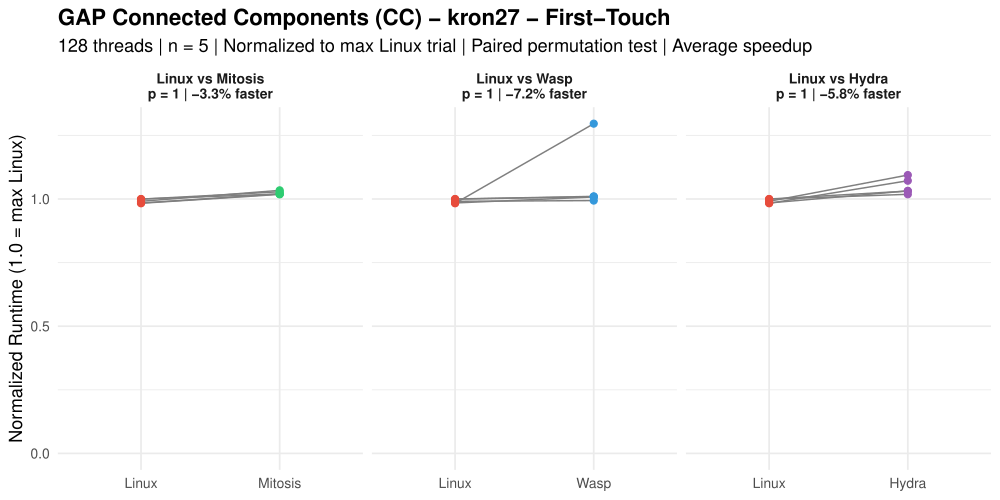

Source code (R):



###############################################################################
###                              cc.R                                       ###
###############################################################################

library(ggplot2)

# =============================================================================
# RAW DATA: Trial Times (seconds) – Connected Components (bench_cc_mt)
# 128 threads, n=5, repl_order_9 for Hydra
# Source: rawdata.txt
# =============================================================================

data <- list(
  # --- LINUX First-Touch ---
  linux_ft_kron27  = c(0.33432, 0.33719, 0.33736, 0.33210, 0.33170),
  linux_ft_kron28  = c(0.60428, 0.61037, 0.60743, 0.60363, 0.61118),
  linux_ft_kron29  = c(1.21015, 1.20480, 1.19634, 1.16316, 1.18709),
  linux_ft_kron30  = c(2.09808, 2.21373, 2.17341, 2.28224, 2.20104),
  linux_ft_uni27   = c(1.18827, 1.16887, 1.15323, 1.15058, 1.17195),
  linux_ft_uni28   = c(2.45903, 2.49955, 2.56540, 2.55408, 2.52200),
  linux_ft_uni29   = c(5.47980, 5.45273, 5.55925, 5.50595, 5.45401),
  linux_ft_uni30   = c(12.10859, 12.12118, 12.08304, 12.19501, 12.17252),
  linux_ft_twitter = c(0.18231, 0.17170, 0.17307, 0.17776, 0.17210),
  linux_ft_web     = c(0.12921, 0.11152, 0.14532, 0.11367, 0.13373),
  linux_ft_road    = c(0.03938, 0.04308, 0.04179, 0.04394, 0.04215),
  
  # --- LINUX Interleaved ---
  linux_il_kron27  = c(0.25568, 0.26908, 0.25490, 0.25550, 0.25602),
  linux_il_kron28  = c(0.46972, 0.47812, 0.47114, 0.47250, 0.49086),
  linux_il_kron29  = c(0.92636, 0.91469, 0.93650, 0.92920, 0.90505),
  linux_il_kron30  = c(1.87866, 1.88115, 1.90174, 1.90381, 1.91024),
  linux_il_uni27   = c(0.76189, 0.73479, 0.74908, 0.74255, 0.73844),
  linux_il_uni28   = c(1.74240, 1.75118, 1.75498, 1.74074, 1.75582),
  linux_il_uni29   = c(4.10651, 4.04614, 4.06896, 4.08327, 4.06141),
  linux_il_uni30   = c(9.35257, 9.35723, 9.36331, 9.35796, 9.46177),
  linux_il_twitter = c(0.13059, 0.13006, 0.13119, 0.12852, 0.12938),
  linux_il_web     = c(0.07028, 0.06937, 0.06963, 0.06934, 0.06867),
  linux_il_road    = c(0.02967, 0.03030, 0.03044, 0.04164, 0.03055),
  
  # --- MITOSIS Replicated ---
  mitosis_ft_kron27  = c(0.34886, 0.34696, 0.34402, 0.34417, 0.34352),
  mitosis_ft_kron28  = c(0.63570, 0.62427, 0.63464, 0.62502, 0.62136),
  mitosis_ft_kron29  = c(1.24479, 1.24005, 1.22290, 1.23012, 1.25852),
  mitosis_ft_kron30  = c(2.12465, 2.22176, 2.14811, 2.14393, 2.16096),
  mitosis_ft_uni27   = c(1.25579, 1.21579, 1.28107, 1.23458, 1.25247),
  mitosis_ft_uni28   = c(2.54689, 2.49474, 2.47363, 2.51197, 2.49002),
  mitosis_ft_uni29   = c(6.02214, 5.81009, 5.98436, 5.90102, 5.89157),
  mitosis_ft_uni30   = c(13.26237, 13.32196, 13.18052, 13.27089, 13.21549),
  mitosis_ft_twitter = c(0.18049, 0.17791, 0.18010, 0.17678, 0.17723),
  mitosis_ft_web     = c(0.12836, 0.11718, 0.11773, 0.12013, 0.11819),
  mitosis_ft_road    = c(0.04078, 0.04251, 0.04212, 0.04227, 0.04184),
  
  # --- MITOSIS Replicated+Interleaved ---
  mitosis_il_kron27  = c(0.25968, 0.25756, 0.25533, 0.25687, 0.25584),
  mitosis_il_kron28  = c(0.47911, 0.46570, 0.46784, 0.47068, 0.46172),
  mitosis_il_kron29  = c(0.91337, 0.92042, 0.93662, 0.91907, 0.91425),
  mitosis_il_kron30  = c(1.77704, 1.83280, 1.77881, 1.74097, 1.74171),
  mitosis_il_uni27   = c(0.74402, 0.74084, 0.74025, 0.73736, 0.74931),
  mitosis_il_uni28   = c(1.73375, 1.74838, 1.73782, 1.74728, 1.74103),
  mitosis_il_uni29   = c(4.02504, 4.04885, 4.05882, 4.07201, 4.03096),
  mitosis_il_uni30   = c(9.31540, 9.35624, 9.29052, 9.26697, 9.34132),
  mitosis_il_twitter = c(0.13144, 0.13206, 0.13004, 0.12971, 0.12970),
  mitosis_il_web     = c(0.06971, 0.06858, 0.06930, 0.06887, 0.06879),
  mitosis_il_road    = c(0.03096, 0.03015, 0.03020, 0.03045, 0.03063),
  
  # --- WASP First-Touch ---
  wasp_ft_kron27  = c(0.33527, 0.34038, 0.34087, 0.34007, 0.43727),
  wasp_ft_kron28  = c(0.60347, 0.62062, 0.63099, 0.63286, 0.62883),
  wasp_ft_kron29  = c(1.19862, 1.40999, 1.26841, 1.23482, 1.23059),
  wasp_ft_kron30  = c(2.37828, 2.16981, 2.23374, 2.20839, 2.11691),
  wasp_ft_uni27   = c(1.11689, 1.11587, 1.12409, 1.12318, 1.11606),
  wasp_ft_uni28   = c(2.55775, 2.52966, 2.53246, 2.52459, 2.47480),
  wasp_ft_uni29   = c(5.46369, 5.69698, 5.72876, 5.72185, 5.70470),
  wasp_ft_uni30   = c(13.00939, 12.94447, 12.68042, 12.82998, 12.62236),
  wasp_ft_twitter = c(0.18163, 0.17186, 0.17432, 0.17254, 0.17664),
  wasp_ft_web     = c(0.12749, 0.11511, 0.11400, 0.11412, 0.11218),
  wasp_ft_road    = c(0.05861, 0.04301, 0.04140, 0.04249, 0.04187),
  
  # --- WASP Interleaved ---
  wasp_il_kron27  = c(0.25634, 0.26579, 0.25337, 0.25540, 0.30581),
  wasp_il_kron28  = c(0.48778, 0.48226, 0.48061, 0.46740, 0.46592),
  wasp_il_kron29  = c(0.92352, 0.94378, 0.94426, 0.92688, 0.93075),
  wasp_il_kron30  = c(2.34424, 1.83257, 1.76604, 1.79748, 1.82377),
  wasp_il_uni27   = c(0.73522, 0.73883, 0.74124, 0.73380, 0.74116),
  wasp_il_uni28   = c(1.87841, 1.74229, 1.73700, 1.75124, 1.75105),
  wasp_il_uni29   = c(4.11585, 4.03830, 4.03221, 4.06124, 4.05638),
  wasp_il_uni30   = c(9.29679, 9.28747, 9.32106, 9.32014, 9.37765),
  wasp_il_twitter = c(0.12882, 0.13339, 0.12998, 0.13955, 0.12865),
  wasp_il_web     = c(0.07056, 0.07019, 0.06941, 0.06937, 0.07045),
  wasp_il_road    = c(0.02987, 0.03020, 0.03050, 0.03047, 0.03095),
  
  # --- HYDRA Replicated (repl_order_9) ---
  hydra_ft_kron27  = c(0.36914, 0.34359, 0.34791, 0.34817, 0.36161),
  hydra_ft_kron28  = c(0.67069, 0.65018, 0.65746, 0.65463, 0.65877),
  hydra_ft_kron29  = c(1.21586, 1.24727, 1.23666, 1.22624, 1.25073),
  hydra_ft_kron30  = c(2.18219, 2.18830, 2.17792, 2.19172, 2.07314),
  hydra_ft_uni27   = c(1.18717, 1.21247, 1.20780, 1.20146, 1.21323),
  hydra_ft_uni28   = c(2.49349, 2.49622, 2.50323, 2.50483, 2.50630),
  hydra_ft_uni29   = c(5.71528, 5.79724, 5.88380, 5.78073, 5.76615),
  hydra_ft_uni30   = c(13.02523, 13.16519, 13.24926, 13.48782, 13.07836),
  hydra_ft_twitter = c(0.18016, 0.17822, 0.17699, 0.17940, 0.17606),
  hydra_ft_web     = c(0.11971, 0.11806, 0.13615, 0.11644, 0.13770),
  hydra_ft_road    = c(0.03986, 0.04351, 0.04288, 0.04293, 0.04314),
  
  # --- HYDRA Replicated+Interleaved (repl_order_9) ---
  hydra_il_kron27  = c(0.24175, 0.23935, 0.26174, 0.25478, 0.25545),
  hydra_il_kron28  = c(0.46746, 0.47608, 0.46362, 0.48639, 0.47549),
  hydra_il_kron29  = c(0.93557, 0.95258, 0.90745, 0.92060, 0.90686),
  hydra_il_kron30  = c(1.75343, 1.84890, 1.77762, 1.86501, 1.79378),
  hydra_il_uni27   = c(0.74274, 0.73695, 0.73650, 0.74413, 0.73997),
  hydra_il_uni28   = c(1.75516, 1.77303, 1.74849, 1.74639, 1.73972),
  hydra_il_uni29   = c(4.04427, 4.04295, 4.05114, 4.02582, 4.05104),
  hydra_il_uni30   = c(9.39343, 9.34908, 9.33556, 9.32547, 9.36958),
  hydra_il_twitter = c(0.13787, 0.13057, 0.13137, 0.13000, 0.12967),
  hydra_il_web     = c(0.06916, 0.06829, 0.06829, 0.06842, 0.06892),
  hydra_il_road    = c(0.03005, 0.03039, 0.04955, 0.03045, 0.03059)
)

# =============================================================================
# PAIRED PERMUTATION TEST (exact, one-sided: Linux slower → diff > 0)
# =============================================================================

perm_test <- function(baseline, treatment) {
  d <- baseline - treatment
  obs <- mean(d)
  n <- length(d)
  perm_stats <- numeric(2^n)
  for (i in 0:(2^n - 1)) {
    signs <- 2 * as.integer(intToBits(i)[1:n]) - 1
    perm_stats[i + 1] <- mean(signs * abs(d))
  }
  p <- mean(perm_stats >= obs)
  return(list(obs = obs, p = p))
}

# =============================================================================
# RUN ALL TESTS
# =============================================================================

graphs <- c("kron27", "kron28", "kron29", "kron30",
            "uni27", "uni28", "uni29", "uni30",
            "twitter", "web", "road")
policies <- c("ft", "il")
policy_labels <- c(ft = "First-Touch", il = "Interleaved")
systems <- c("mitosis", "wasp", "hydra")

results <- data.frame()

pdf("cc_mt.pdf", width = 10, height = 5)

for (graph in graphs) {
  for (pol in policies) {
    linux_key <- paste0("linux_", pol, "_", graph)
    for (sys in systems) {
      sys_key <- paste0(sys, "_", pol, "_", graph)
      res <- perm_test(data[[linux_key]], data[[sys_key]])
      results <- rbind(results, data.frame(
        Graph = graph,
        Policy = policy_labels[pol],
        Comparison = paste("Linux vs", tools::toTitleCase(sys)),
        MeanDiff = round(res$obs, 5),
        p_value = res$p,
        stringsAsFactors = FALSE
      ))
    }
  }
}

# Print results table
cat("\n====== PAIRED PERMUTATION TEST RESULTS (exact, one-sided) ======\n")
cat("Connected Components (bench_cc_mt)\n")
cat("128 threads | 5 trials | repl_order_9 for Hydra\n\n")
print(results, row.names = FALSE)

# Count significant results
cat("\n\nSignificant (p < 0.05):", sum(results$p_value < 0.05), "of", nrow(results), "\n")
cat("Non-significant (p >= 0.05):", sum(results$p_value >= 0.05), "of", nrow(results), "\n")

# =============================================================================
# PLOTS: One per graph per policy, with 3 facets (Mitosis, WASP, Hydra)
# =============================================================================

for (graph in graphs) {
  for (pol in policies) {
    linux_key <- paste0("linux_", pol, "_", graph)
    max_linux <- max(data[[linux_key]])
    df_list <- list()
    
    for (sys in systems) {
      sys_key <- paste0(sys, "_", pol, "_", graph)
      res <- perm_test(data[[linux_key]], data[[sys_key]])
      sys_label <- tools::toTitleCase(sys)
      pct <- round(res$obs / mean(data[[linux_key]]) * 100, 1)
      label <- paste0("Linux vs ", sys_label,
                      "\np = ", res$p,
                      " | ", pct, "% faster")
      df_list[[sys]] <- data.frame(
        Trial = rep(1:5, 2),
        Zeit = c(data[[linux_key]] / max_linux, data[[sys_key]] / max_linux),
        Bedingung = factor(rep(c("Linux", sys_label), each = 5),
                           levels = c("Linux", sys_label)),
        Vergleich = label
      )
    }
    
    df <- do.call(rbind, df_list)
    df$Vergleich <- factor(df$Vergleich, levels = unique(df$Vergleich))
    
    p <- ggplot(df, aes(x = Bedingung, y = Zeit)) +
      geom_line(aes(group = Trial), color = "gray50", linewidth = 0.5) +
      geom_point(aes(color = Bedingung), size = 2) +
      scale_color_manual(values = c("Linux" = "#E74C3C",
                                    "Mitosis" = "#2ECC71",
                                    "Wasp" = "#3498DB",
                                    "Hydra" = "#9B59B6")) +
      coord_cartesian(ylim = c(0, NA)) +
      facet_wrap(~ Vergleich, scales = "free_x") +
      labs(
        title = paste0("GAP Connected Components (CC) - ",
                       graph, " - ", policy_labels[pol]),
        subtitle = "128 threads | n = 5 | Normalized to max Linux trial | Paired permutation test | Average speedup",
        x = NULL,
        y = "Normalized Runtime (1.0 = max Linux)"
      ) +
      theme_minimal(base_size = 13) +
      theme(legend.position = "none",
            plot.title = element_text(face = "bold"),
            strip.text = element_text(face = "bold", size = 10))
    
    print(p)
  }
}

dev.off()
cat("Saved all plots to cc_mt.pdf\n")
